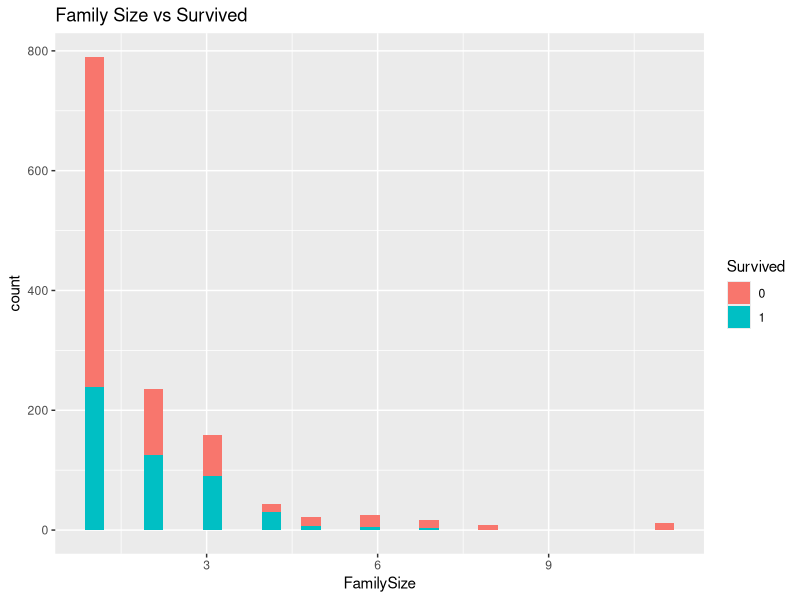

This figure's R source:
library("readxl")
library("stringr")
library("dplyr")
library("ggplot2")

# xls files
titanic_data <- read_excel("titanic3.xls")

titanic_data$FamilySize <- titanic_data$sibsp + titanic_data$parch +1;

ggplot(titanic_data, aes(x=FamilySize, fill=factor(survived))) +
  geom_histogram(bins=30)+
  ggtitle("Family Size vs Survived")+
  scale_fill_discrete(name="Survived")